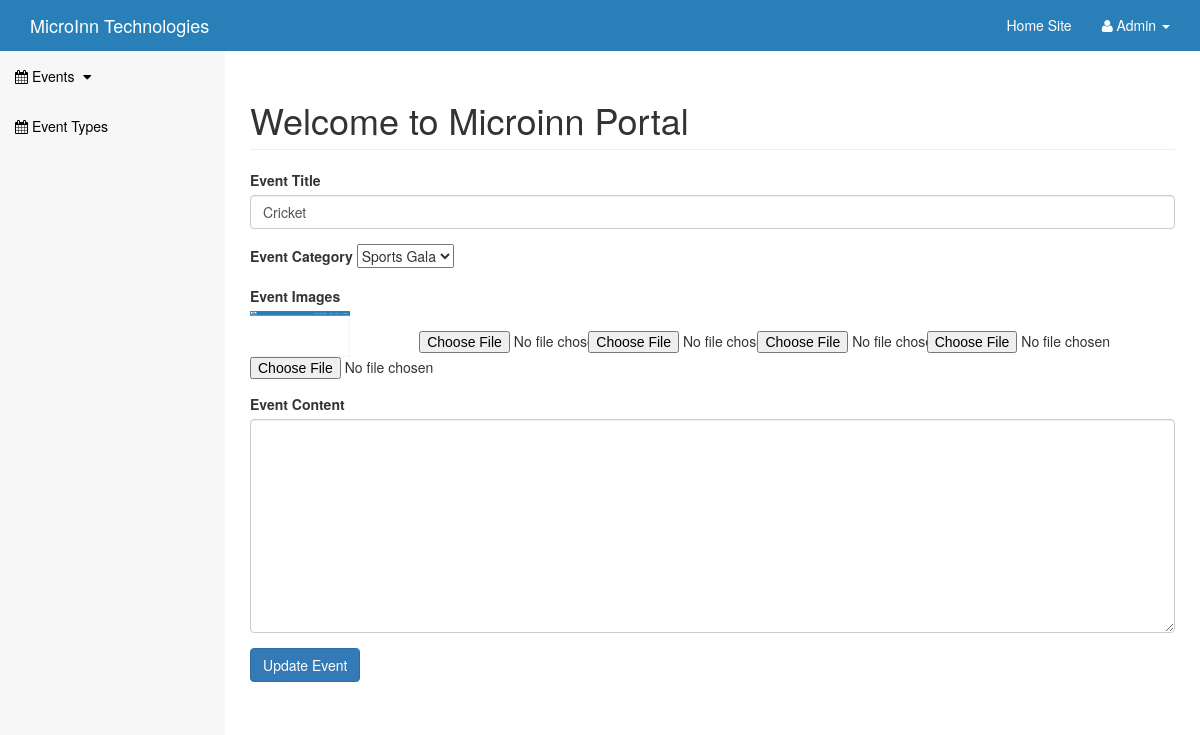
Page /admin/posts.php?source=edit_post&update=8 on the committed database.
### tables this page shows
CREATE TABLE `posts` (
  `post_id` int(3) NOT NULL,
  `post_cat_id` int(11) NOT NULL,
  `post_title` varchar(255) NOT NULL,
  `post_author` varchar(255) NOT NULL,
  `post_user` varchar(255) NOT NULL,
  `post_date` date NOT NULL,
  `post_image1` text NOT NULL,
  `post_image2` text NOT NULL,
  `post_image3` text NOT NULL,
  `post_image4` text NOT NULL,
  `post_image5` text NOT NULL,
  `post_content` text NOT NULL,
  `post_tags` varchar(255) NOT NULL,
  `post_cmnts` int(11) NOT NULL,
  `post_status` varchar(255) NOT NULL DEFAULT 'draft',
  `is_active` tinyint(1) NOT NULL
);

### admin/crud.php (called while the page is built, shortened)
<?php
class Database{
    private $link = '';
    private $results = array();
    public function connect()   {
        $myHost = 'localhost';
        $myLogin = 'root';
        $myPassword = '';
        $myDatabase = 'microinn';
        $this->link = mysqli_connect($myHost, $myLogin, $myPassword, $myDatabase) or die ('I cannot connect to the database because');
    }
    public function select($cols, $tableName, $whereClause){
        $condition = '';
        if($whereClause<>""){
            $condition = " WHERE ".$whereClause;
        }
        $sqlQuery = "SELECT ".$cols." FROM ".$tableName." ".$condition;
        $sqlResults = $this->link->query($sqlQuery);
        $numRows = mysqli_num_rows($sqlResults);
        if($numRows>0){
            while($rec = mysqli_fetch_array($sqlResults)){
                $this->results[] = $rec;
            }
        }
        return $this->results;
    }
}
?>

### admin/include/edit_post.php (the view, shortened to what this page needs)
<?php
    if(isset($_GET['update'])){
        $post_id = $_GET['update'];
    }
        $obj = new Database;
        $obj->connect();
        $row =  $obj->select("*","posts","post_id = $post_id");
        foreach ($row as $rec) { ?>
            <form action="" method="post" enctype="multipart/form-data">
                <div class="form-group">
                    <label for="title">Event Title</label>
                    <input type="text" name="post_title" id="" class="form-control" value ="<?php echo "{$rec["post_title"]}";?>" >
                </div>
                <div class="form-group">
                    <label for="category">Event Category</label>
                    <select name="post_category" id="">
                        <?php
                            $obj = new Database;
                            $obj->connect();
                            $row =  $obj->select("*","categories","");
                            foreach($row as $res){
                                $cat_title = $res["cat_title"];
                                $cat_id = $res["cat_id"];
                                echo "<option value='{$cat_id}'>{$cat_title}</option>";
                            }
                        ?>
                    </select>
                </div>
                <div class="form-group">
                    <label for="post_image">Event Images</label> <br>
                    <div class="row">
                        <div class="col-md-2">
                            <img width="100px" src="../images/<?php echo "{$rec["post_image1"]}"; ?>" alt="">
                            <input type="file"  name="image1">
                        </div>
                        <div class="col-md-2" style="margin-left:10px;" >
                            <input type="file"  name="image2">
                        </div>
                        <div class="col-md-2" style="margin-left:10px;">
                            <input type="file"  name="image3">
                        </div>
                        <div class="col-md-2" style="margin-left:10px;">
                            <input type="file"  name="image4">
                        </div>
                        <div class="col-md-2" style="margin-left:10px;">
                            <input type="file"  name="image5">
                        </div>
                    </div>
                </div>
                <div class="form-group">
                    <label for="post_content">Event Content</label>
                    <textarea class="form-control "name="post_content" id="" cols="30" rows="10" ><?php echo "{$rec["post_content"]}";?>
                    </textarea>
                </div>
                <div class="form-group">
                    <input class="btn btn-primary" type="submit" name="update_post" value="Update Event">
                </div>
            </form>
<?php   }
?>

### admin/css/sb-admin.css (style rules this page uses)
body { margin-top: 100px; background-color: white; }
@media (min-width:768px) { body { margin-top: 50px; } }

### rows in the picture
posts: post_title "Cricket", post_image1 (picture)

### other values in the picture
form field post_category "Sports Gala"
